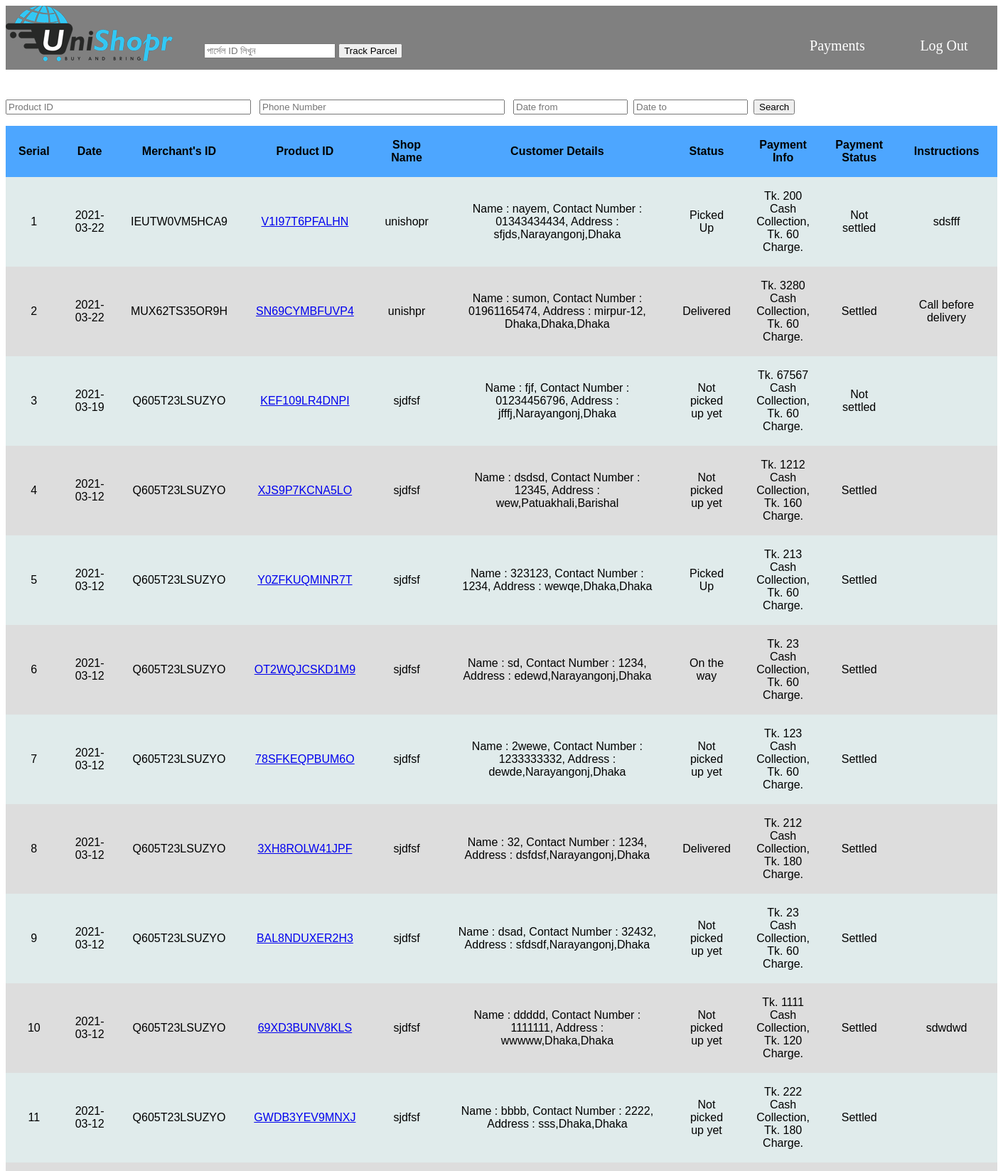
Screenshot of /Internship_admin/orders.php (upper part) with the database file from the repository.
### tables this page shows
CREATE TABLE `parcel` (
  `date` date NOT NULL,
  `ID` varchar(15) NOT NULL,
  `Product_id` varchar(15) DEFAULT NULL,
  `Shop_name` varchar(50) NOT NULL,
  `Phone_num` varchar(11) DEFAULT NULL,
  `C_name` varchar(200) NOT NULL,
  `Pick_up_address` text NOT NULL,
  `Delivery_address` text NOT NULL,
  `Product_weight` int(11) NOT NULL,
  `Cash_collection` int(11) NOT NULL,
  `delivery_charge` int(11) NOT NULL,
  `Payment_method` text NOT NULL,
  `Instructions` text NOT NULL,
  `agent_name` varchar(200) DEFAULT NULL,
  `agent_phone` varchar(11) DEFAULT NULL,
  `status` varchar(30) NOT NULL,
  `Payment_status` varchar(30) NOT NULL,
  `Action` varchar(30) NOT NULL
);

### Internship_admin/orders.php (the view, shortened to what this page needs)
<!DOCTYPE html>
<html>
<head>
	<link rel="stylesheet" type="text/css" href="css/a.css">
</head>
<body><div id="header">
    <div id="logo">
      <img src="images/logo.PNG">
    </div>
    <ul id="navbar">
      <li> <a href="log_out.php">Log Out</a></li>
      <li> <a href="payments.php"> Payments</a></li>
    </ul>
    <div class="search">
        <form action="track_parcel.php" method = "POST">
            <input type="text" id="track"  name="track" placeholder="পার্সেল ID লিখুন" size="20">
          <input type="submit" id="search" name="search" value="Track Parcel">
    </form>
      </div>
  </div>
	<div class="show" style="margin-top: 3%;">
	<div class="form">
        <div class="box" id="box">
        <input type="text" id="p_id" name="p_id" placeholder="Product ID" size="40">&nbsp;&nbsp;
        <input type="text" id="phone" name="phone" placeholder="Phone Number" size="40">&nbsp;&nbsp;
        <input type="text" id="date1" name="date1" placeholder="Date from" onfocus="(this.type='date')" size="17">&nbsp;
        <input type="text" id="date2" name="date2" placeholder="Date to" onfocus="(this.type='date')" size="17">&nbsp;
        <input type="submit" id="submit" name="submit" value="Search">
  </div>
    </div>
</div>
	<div class="tablestyle" id="parcels" style="margin-top: 1%; display: block;">
    <table id="t01" align="corner" style="text-align: center">
	<thead>
	<tr>
    <th>Serial</th>
		<th>Date</th>
		<th>Merchant's ID</th>
		<th>Product ID</th>
		<th>Shop Name</th>
		<th>Customer Details</th>
		<th>Status</th>
		<th>Payment Info</th>
		<th>Payment Status</th>
		<th>Instructions</th>
	</tr>
	</thead>
	<tbody>
	<?php
$conn=OpenCon();
$serial=1;
$sql1 = "select * from parcel where Action!='Canceled' ORDER BY date DESC";
$result1 = mysqli_query($conn,$sql1);
     if(mysqli_num_rows($result1)>0){
     while ($row1= mysqli_fetch_assoc($result1)) {
     $date=$row1['date'];
     $id=$row1['ID'];
     $P_id=$row1['Product_id'];
     $shop=$row1['Shop_name'];
     $phone_num=$row1['Phone_num'];
     $c_name=$row1['C_name'];
     $delivery_address=$row1['Delivery_address'];
     $cash=$row1['Cash_collection'];
     $charge=$row1['delivery_charge'];
     $status=$row1['status'];
     $Payment_status=$row1['Payment_status'];
    $I=$row1['Instructions'];
		 echo "<tr><td>".$serial."</td><td>".$date."</td><td>".$id."</td><td>";
     ?>
     <a href="agent_info.php?p_id=<?php echo $P_id ?>"><?php echo $P_id ?></a>
     <?php
     echo "</td><td>".$shop."</td><td>";
	 echo "Name : ".$c_name.", Contact Number : ".$phone_num.", Address : ".$delivery_address."</td><td>".$status."</td><td>"."Tk. ".$cash." Cash Collection,"."\n"." Tk. ".$charge." Charge."."</td><td>".$Payment_status."</td><td>".$I."</td></tr>";
$serial++;
		 }
		 }?>
</tbody>
	 </table>
</div>
</body>
</html>

### Internship_admin/css/a.css (style rules this page uses)
#header { width:100%; bottom: 100%;overflow: hidden; height: 90px; justify-content:top; background: gray; }
#navbar { width:1000px; height: 80px; float:right; }
#navbar>li { width:150px;list-style:none;float:right; }
li>a { display: block;color:white ;line-height: 80px; text-align: center;font-family: cursive; font-size:20px; text-decoration:none }
#logo { width: 200px;height: 80px; float: left; }
.search { float: left; margin-left: 20%; margin-top: -60px; font-family: 'Nunito', sans-serif; }

### Internship_admin/orders.php (style rules this page uses)
table { font-family: arial, sans-serif; border-collapse: collapse; width: 100%; color: black; }
td, th { text-align: center; padding:18px; }
#t01 th { background-color: #4da6ff; color: black; }
th { text-align: center; }
tr:nth-child(even) { background-color: #dddddd; }
tr:nth-child(odd) { background-color: #e0ebeb; }

### rows the page displays
parcel: date "2021-03-22", ID "IEUTW0VM5HCA9", Product_id "V1I97T6PFALHN", Shop_name "unishopr", C_name "nayem", Phone_num "01343434434", Delivery_address "sfjds,Narayangonj,Dhaka", status "Picked Up", Cash_collection "200", delivery_charge "60", Payment_status "Not settled", Instructions "sdsfff"
parcel: date "2021-03-22", ID "MUX62TS35OR9H", Product_id "SN69CYMBFUVP4", Shop_name "unishpr", C_name "sumon", Phone_num "01961165474", Delivery_address "mirpur-12, Dhaka,Dhaka,Dhaka", status "Delivered", Cash_collection "3280", delivery_charge "60", Payment_status "Settled", Instructions "Call before delivery"
parcel: date "2021-03-19", ID "Q605T23LSUZYO", Product_id "KEF109LR4DNPI", Shop_name "sjdfsf", C_name "fjf", Phone_num "01234456796", Delivery_address "jfffj,Narayangonj,Dhaka", status "Not picked up yet", Cash_collection "67567", delivery_charge "60", Payment_status "Not settled"
parcel: date "2021-03-12", ID "Q605T23LSUZYO", Product_id "XJS9P7KCNA5LO", Shop_name "sjdfsf", C_name "dsdsd", Phone_num "12345", Delivery_address "wew,Patuakhali,Barishal", status "Not picked up yet", Cash_collection "1212", delivery_charge "160", Payment_status "Settled"
parcel: date "2021-03-12", ID "Q605T23LSUZYO", Product_id "Y0ZFKUQMINR7T", Shop_name "sjdfsf", C_name "323123", Phone_num "1234", Delivery_address "wewqe,Dhaka,Dhaka", status "Picked Up", Cash_collection "213", delivery_charge "60", Payment_status "Settled"
parcel: date "2021-03-12", ID "Q605T23LSUZYO", Product_id "OT2WQJCSKD1M9", Shop_name "sjdfsf", C_name "sd", Phone_num "1234", Delivery_address "edewd,Narayangonj,Dhaka", status "On the way", Cash_collection "23", delivery_charge "60", Payment_status "Settled"
parcel: date "2021-03-12", ID "Q605T23LSUZYO", Product_id "78SFKEQPBUM6O", Shop_name "sjdfsf", C_name "2wewe", Phone_num "1233333332", Delivery_address "dewde,Narayangonj,Dhaka", status "Not picked up yet", Cash_collection "123", delivery_charge "60", Payment_status "Settled"
parcel: date "2021-03-12", ID "Q605T23LSUZYO", Product_id "3XH8ROLW41JPF", Shop_name "sjdfsf", C_name "32", Phone_num "1234", Delivery_address "dsfdsf,Narayangonj,Dhaka", status "Delivered", Cash_collection "212", delivery_charge "180", Payment_status "Settled"
parcel: date "2021-03-12", ID "Q605T23LSUZYO", Product_id "BAL8NDUXER2H3", Shop_name "sjdfsf", C_name "dsad", Phone_num "32432", Delivery_address "sfdsdf,Narayangonj,Dhaka", status "Not picked up yet", Cash_collection "23", delivery_charge "60", Payment_status "Settled"
parcel: date "2021-03-12", ID "Q605T23LSUZYO", Product_id "69XD3BUNV8KLS", Shop_name "sjdfsf", C_name "ddddd", Phone_num "1111111", Delivery_address "wwwww,Dhaka,Dhaka", status "Not picked up yet", Cash_collection "1111", delivery_charge "120", Payment_status "Settled", Instructions "sdwdwd"
parcel: date "2021-03-12", ID "Q605T23LSUZYO", Product_id "GWDB3YEV9MNXJ", Shop_name "sjdfsf", C_name "bbbb", Phone_num "2222", Delivery_address "sss,Dhaka,Dhaka", status "Not picked up yet", Cash_collection "222", delivery_charge "180", Payment_status "Settled"
